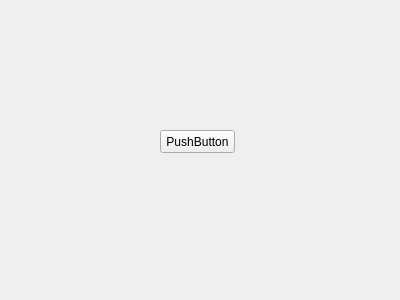
<?xml version="1.0" encoding="UTF-8"?>
<ui version="4.0">
 <class>Crawler</class>
 <widget class="QWidget" name="Crawler">
  <property name="geometry">
   <rect>
    <x>0</x>
    <y>0</y>
    <width>400</width>
    <height>300</height>
   </rect>
  </property>
  <property name="windowTitle">
   <string>Form</string>
  </property>
  <widget class="QPushButton" name="pushButton">
   <property name="geometry">
    <rect>
     <x>160</x>
     <y>130</y>
     <width>75</width>
     <height>23</height>
    </rect>
   </property>
   <property name="text">
    <string>PushButton</string>
   </property>
  </widget>
 </widget>
 <resources/>
 <connections/>
</ui>
